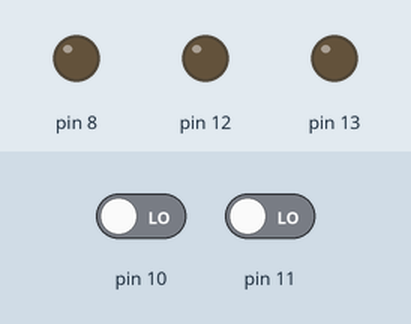
The sketch below on a simulated Arduino Uno, built with avr-gcc and run on an emulated ATmega328P. On the bench: output pins drawn as LEDs (lit = HIGH). Inputs (shaded band) come from the test bench; at power-on: pin 10 LOW, pin 11 LOW. The modem accepts every AT command (registered, SIM ready, sends succeed) and sends nothing else; what the sketch prints to the serial monitor is not drawn.

Above: at 13.2 s.
13.3 s: pin 10 driven HIGH
At 13.7 s:
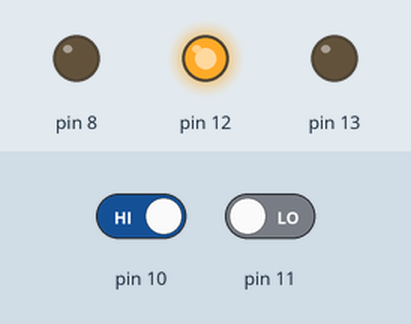
At 14.7 s:
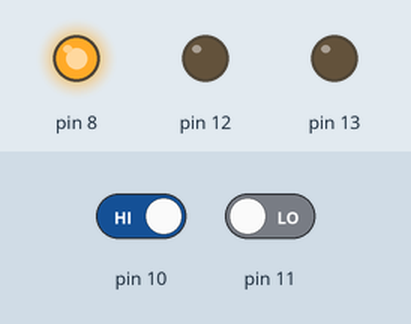
Timing chart, 0 to 46.0 s (numbered marks = the images above; inputs shaded):
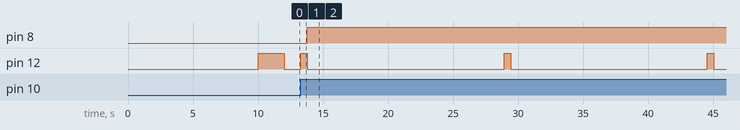

Measured:
- after the input at 13.3 s, pin 8: LOW → HIGH after 0.50 s; pin 12: alternates HIGH for 0.50 s and LOW for 15.1 s, starting at once

The sketch:

Room_light_IOT.ino
```cpp
#include<SoftwareSerial.h>
int data;
int data1;
boolean lock=true;
int counter=0;
int Light_status=100;

SoftwareSerial esp8266(3,4);
#define SSID "pardeep"
#define PASS "12345678"

//******************************sendAT command to esp8266

String sendAT(String command, const int timeout)
{
 String response ="";
 esp8266.print(command);
 long int time = millis();
 while((time+timeout) > millis())
 {
  while(esp8266.available())
  {
    char c = esp8266.read();
    response += c;
  }
 }
 Serial.print(response);
 return response;
}

void connectwifi()
{
  sendAT("AT\r\n",1000);               // AT command for starting
  sendAT("AT+CWMODE=1\r\n",1000);      // set esp8266 station mode
  sendAT("AT+CWJAP=\""SSID"\",\""PASS"\"\r\n",2000); // for set ssid and pass of hotspot
  while(!esp8266.find("OK"))
  {

  }
  sendAT("AT+CIFSR\r\n",1000); // Get the IP address of esp8266
  sendAT("AT+CIPMUX=0\r\n",1000); // connect single cable connect

}


void setup()
{
 Serial.begin(9600);
 esp8266.begin(9600);
 pinMode(10,INPUT);
 pinMode(11,INPUT);
 pinMode(12,OUTPUT);
 pinMode(13,OUTPUT);
 pinMode(8,OUTPUT);
 Serial.print("calibration sensor");
 for(int i=0;i<10;i++)
 {
  Serial.print(".");
  delay(1000);
 }
  Serial.print("Done");
  Serial.print("Sensor activate");
  digitalWrite(12,HIGH);
  delay(2000);
  digitalWrite(12,LOW);
  delay(50);

}

void loop()
{
  data=digitalRead(10);
  data1=digitalRead(11);

  if(data==HIGH && lock==true)
  {
    lock=false;
    digitalWrite(12,HIGH);
    delay(500);
     digitalWrite(12,LOW);
     Serial.print("Sensor IN");
     counter++;
     if(counter>0)
     {
       digitalWrite(8,HIGH);
       Light_status=100;
       passTS(counter, Light_status);
     }
    delay(4000);
    lock=true;

  }
 if(data1==HIGH && lock==true)
  {
    lock=false;
    digitalWrite(12,HIGH);
    delay(500);
     digitalWrite(12,LOW);
     Serial.print("Sensor OUT");
     counter--;
     if(counter==0)
     {
       digitalWrite(8,LOW);
       Light_status=10;
     }
    passTS(counter, Light_status);
    delay(4000);
    lock=true;

  }

}
void passTS(int c,int l)
{
  String counter1=String(c);
  Serial.print("number of persion");
  Serial.println(c);

  String Light_status1=String(l);
  Serial.print("Light Status");
  Serial.println(l);
  updateTS(counter1,Light_status1);
 delay(3000);
}
void updateTS(String S,String L)
  {
  Serial.println("");
  sendAT("AT+CIPSTART=\"TCP\",\"api.thingspeak.com\",80\r\n",1000);
  delay(2000);
  String cmdlen;
  String cmd = "GET /update?key=ULIT5XSHD739PXDA&field1="+S+"&field2="+L+"\r\n";
  cmdlen = cmd.length();
  sendAT("AT+CIPSEND="+cmdlen+"\r\n",2000);
  esp8266.print(cmd);
  Serial.println("");
  sendAT("AT+CIPCLOSE\r\n",2000);
  Serial.println("");
  delay(1000);

}
```
